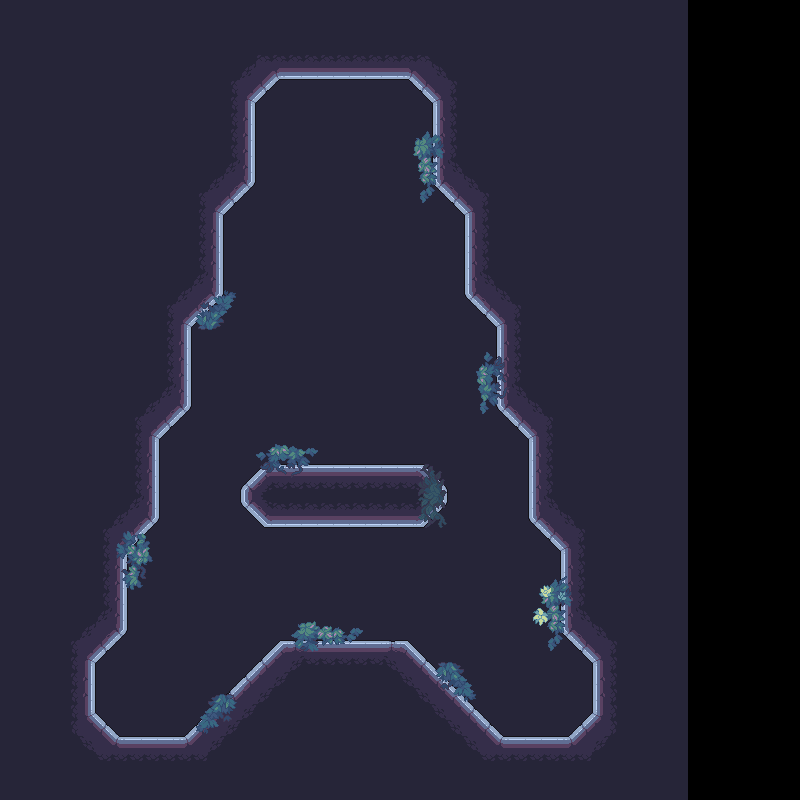

This game map was drawn from its Tiled (.tmx) file and the tilesets committed beside it. A one-line description and the trimmed map source follow:
An orthogonal 50x50 tile map with 16x16 px tiles, 3 tile layers (bg, wall, der) and 10 objects (7x Enemy, Player, door, chest).

<map version="1.10" tiledversion="1.11.2" orientation="orthogonal" renderorder="right-down" width="50" height="50" tilewidth="16" tileheight="16" infinite="0" nextlayerid="5" nextobjectid="19">
 <tileset firstgid="1" source="地图.tsx" />
 <layer id="2" name="bg" width="50" height="50">
  <data>[2500 cells, 2150 non-empty, 1 distinct tile ids]</data>
 </layer>
 <layer id="1" name="wall" width="50" height="50">
  <data>[2500 cells, 521 non-empty, 81 distinct tile ids]</data>
 </layer>
 <layer id="3" name="der" width="50" height="50">
  <data>[2500 cells, 116 non-empty, 107 distinct tile ids]</data>
 </layer>
 <objectgroup id="4" name="对象层 1">
  <object id="1" name="Player" x="345.5" y="584.5">
   <point />
  </object>
  <object id="2" name="door" x="152.5" y="694.5">
   <point />
  </object>
  <object id="3" name="chest" x="536" y="690.5">
   <point />
  </object>
  <object id="5" name="Enemy" x="164.5" y="654.5">
   <point />
  </object>
  <object id="9" name="Enemy" x="396" y="400">
   <point />
  </object>
  <object id="11" name="Enemy" x="221.5" y="424.5">
   <point />
  </object>
  <object id="13" name="Enemy" x="370" y="324.5">
   <point />
  </object>
  <object id="14" name="Enemy" x="422" y="267.5">
   <point />
  </object>
  <object id="15" name="Enemy" x="292" y="242.5">
   <point />
  </object>
  <object id="18" name="Enemy" x="394.5" y="121.5">
   <point />
  </object>
 </objectgroup>
</map>
